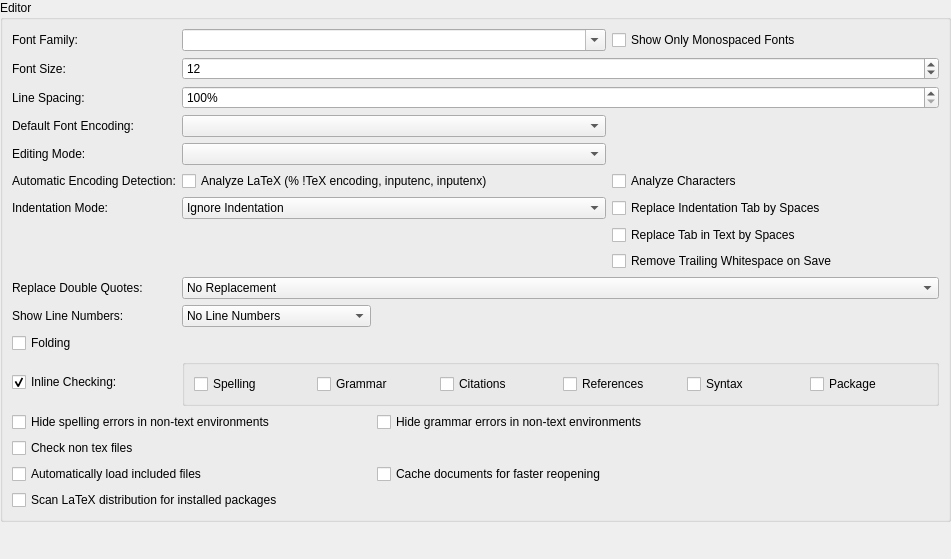
             <widget class="QWidget" name="scrollAreaWidgetContents_1">
              <property name="geometry">
               <rect>
                <x>0</x>
                <y>0</y>
                <width>951</width>
                <height>559</height>
               </rect>
              </property>
              <layout class="QGridLayout">
               <property name="leftMargin">
                <number>0</number>
               </property>
               <property name="topMargin">
                <number>0</number>
               </property>
               <property name="rightMargin">
                <number>0</number>
               </property>
               <property name="bottomMargin">
                <number>0</number>
               </property>
               <property name="spacing">
                <number>6</number>
               </property>
               <item row="3" column="0">
                <spacer name="verticalSpacer_5">
                 <property name="orientation">
                  <enum>Qt::Orientation::Vertical</enum>
                 </property>
                 <property name="sizeHint" stdset="0">
                  <size>
                   <width>20</width>
                   <height>40</height>
                  </size>
                 </property>
                </spacer>
               </item>
               <item row="1" column="0">
                <widget class="QGroupBox" name="groupBox_3">
                 <property name="title">
                  <string>Editor</string>
                 </property>
                 <layout class="QGridLayout">
                  <item row="13" column="0">
                   <widget class="QCheckBox" name="checkBoxRealTimeCheck">
                    <property name="sizePolicy">
                     <sizepolicy hsizetype="Preferred" vsizetype="Fixed">
                      <horstretch>0</horstretch>
                      <verstretch>0</verstretch>
                     </sizepolicy>
                    </property>
                    <property name="text">
                     <string>Inline Checking:</string>
                    </property>
                    <property name="checked">
                     <bool>true</bool>
                    </property>
                   </widget>
                  </item>
                  <item row="11" column="0">
                   <widget class="QLabel" name="label_33">
                    <property name="text">
                     <string>Show Line Numbers:</string>
                    </property>
                   </widget>
                  </item>
                  <item row="11" column="1">
                   <widget class="QComboBox" name="comboboxLineNumbers">
                    <item>
                     <property name="text">
                      <string>No Line Numbers</string>
                     </property>
                    </item>
                    <item>
                     <property name="text">
                      <string>All Line Numbers</string>
                     </property>
                    </item>
                    <item>
                     <property name="text">
                      <string>Only Important Line Numbers</string>
                     </property>
                    </item>
                   </widget>
                  </item>
                  <item row="15" column="0" colspan="2">
                   <widget class="QCheckBox" name="checkBoxInlineCheckNonTeXFiles">
                    <property name="text">
                     <string>Check non tex files</string>
                    </property>
                    <property name="advancedOption" stdset="0">
                     <bool>true</bool>
                    </property>
                   </widget>
                  </item>
                  <item row="17" column="0" colspan="2">
                   <widget class="QCheckBox" name="checkBoxScanInstalledLatexPackages">
                    <property name="text">
                     <string>Scan LaTeX distribution for installed packages</string>
                    </property>
                    <property name="advancedOption" stdset="0">
                     <bool>true</bool>
                    </property>
                   </widget>
                  </item>
                  <item row="12" column="0" colspan="4">
                   <widget class="QCheckBox" name="checkBoxFolding">
                    <property name="text">
                     <string>Folding</string>
                    </property>
                   </widget>
                  </item>
                  <item row="7" column="3" colspan="2">
                   <widget class="QCheckBox" name="checkBoxReplaceIndentTabByWhitespace">
                    <property name="text">
                     <string>Replace Indentation Tab by Spaces</string>
                    </property>
                   </widget>
                  </item>
                  <item row="0" column="0">
                   <widget class="QLabel" name="labelFamily">
                    <property name="text">
                     <string>Font Family:</string>
                    </property>
                   </widget>
                  </item>
                  <item row="10" column="0">
                   <widget class="QLabel" name="label_39">
                    <property name="text">
                     <string>Replace Double Quotes:</string>
                    </property>
                   </widget>
                  </item>
                  <item row="3" column="0">
                   <widget class="QLabel" name="labelEncoding">
                    <property name="sizePolicy">
                     <sizepolicy hsizetype="Minimum" vsizetype="Preferred">
                      <horstretch>0</horstretch>
                      <verstretch>0</verstretch>
                     </sizepolicy>
                    </property>
                    <property name="text">
                     <string>Default Font Encoding:</string>
                    </property>
                   </widget>
                  </item>
                  <item row="7" column="0">
                   <widget class="QLabel" name="label_30">
                    <property name="text">
                     <string>Indentation Mode:</string>
                    </property>
                   </widget>
                  </item>
                  <item row="5" column="0">
                   <widget class="QLabel" name="label_65">
                    <property name="text">
                     <string>Automatic Encoding Detection:</string>
                    </property>
                   </widget>
                  </item>
                  <item row="3" column="1" colspan="2">
                   <widget class="QComboBox" name="comboBoxEncoding"/>
                  </item>
                  <item row="4" column="0">
                   <widget class="QLabel" name="labelEditorMode">
                    <property name="text">
                     <string>Editing Mode:</string>
                    </property>
                   </widget>
                  </item>
                  <item row="4" column="1" colspan="2">
                   <widget class="QComboBox" name="comboBoxEditorMode"/>
                  </item>
                  <item row="5" column="1" colspan="2">
                   <widget class="QCheckBox" name="checkBoxAutoDetectEncodingFromLatex">
                    <property name="text">
                     <string>Analyze LaTeX (% !TeX encoding, inputenc, inputenx)</string>
                    </property>
                   </widget>
                  </item>
                  <item row="5" column="3" colspan="2">
                   <widget class="QCheckBox" name="checkBoxAutoDetectEncodingFromChars">
                    <property name="toolTip">
                     <string>can only decide between utf16/utf-8 and ISO 8859-1 !</string>
                    </property>
                    <property name="text">
                     <string>Analyze Characters</string>
                    </property>
                   </widget>
                  </item>
                  <item row="0" column="1" colspan="2">
                   <widget class="QComboBox" name="comboBoxFont">
                    <property name="editable">
                     <bool>true</bool>
                    </property>
                   </widget>
                  </item>
                  <item row="1" column="1" colspan="4">
                   <widget class="QSpinBox" name="spinBoxSize">
                    <property name="minimum">
                     <number>1</number>
                    </property>
                    <property name="value">
                     <number>12</number>
                    </property>
                   </widget>
                  </item>
                  <item row="2" column="1" colspan="4">
                   <widget class="QSpinBox" name="spinBoxLineSpacingPercent">
                    <property name="suffix">
                     <string>%</string>
                    </property>
                    <property name="minimum">
                     <number>100</number>
                    </property>
                    <property name="maximum">
                     <number>500</number>
                    </property>
                    <property name="singleStep">
                     <number>10</number>
                    </property>
                    <property name="advancedOption" stdset="0">
                     <bool>true</bool>
                    </property>
                   </widget>
                  </item>
                  <item row="1" column="0">
                   <widget class="QLabel" name="labelSize">
                    <property name="text">
                     <string>Font Size:</string>
                    </property>
                   </widget>
                  </item>
                  <item row="2" column="0">
                   <widget class="QLabel" name="label_2">
                    <property name="text">
                     <string>Line Spacing:</string>
                    </property>
                    <property name="advancedOption" stdset="0">
                     <bool>true</bool>
                    </property>
                   </widget>
                  </item>
                  <item row="10" column="1" colspan="4">
                   <widget class="QComboBox" name="comboBoxReplaceQuotes">
                    <item>
                     <property name="text">
                      <string>No Replacement</string>
                     </property>
                    </item>
                    <item>
                     <property name="text">
                      <string>English Quotes:  `` ''</string>
                     </property>
                    </item>
                    <item>
                     <property name="text">
                      <string>French Quotes:  &quot;&lt; &quot;&gt;</string>
                     </property>
                    </item>
                    <item>
                     <property name="text">
                      <string>German Quotes:  &quot;` &quot;'</string>
                     </property>
                    </item>
                    <item>
                     <property name="text">
                      <string>French Quotes (babel): \og{} \fg{}</string>
                     </property>
                    </item>
                    <item>
                     <property name="text">
                      <string>Reverse French Quotes: &quot;&gt; &quot;&lt;</string>
                     </property>
                    </item>
                    <item>
                     <property name="text">
                      <string>Package csquotes: \enquote{  }</string>
                     </property>
                    </item>
                    <item>
                     <property name="text">
                      <string>English Quotes (unicode): “ ”</string>
                     </property>
                    </item>
                    <item>
                     <property name="text">
                      <string>Polish Quotes: ,, ''</string>
                     </property>
                    </item>
                    <item>
                     <property name="text">
                      <string>Polish Quotes (unicode): „ ”</string>
                     </property>
                    </item>
                   </widget>
                  </item>
                  <item row="0" column="3" colspan="2">
                   <widget class="QCheckBox" name="checkBoxShowOnlyMonospacedFonts">
                    <property name="text">
                     <string>Show Only Monospaced Fonts</string>
                    </property>
                   </widget>
                  </item>
                  <item row="7" column="1" colspan="2">
                   <widget class="QComboBox" name="comboBoxAutoIndent">
                    <property name="advancedOption" stdset="0">
                     <bool>false</bool>
                    </property>
                    <item>
                     <property name="text">
                      <string>Ignore Indentation</string>
                     </property>
                    </item>
                    <item>
                     <property name="text">
                      <string>Keep Indentation</string>
                     </property>
                    </item>
                    <item>
                     <property name="text">
                      <string>Indent and Unindent Automatically</string>
                     </property>
                    </item>
                   </widget>
                  </item>
                  <item row="13" column="1" colspan="4">
                   <widget class="QGroupBox" name="groupBoxInlineChecking">
                    <property name="sizePolicy">
                     <sizepolicy hsizetype="Expanding" vsizetype="Preferred">
                      <horstretch>0</horstretch>
                      <verstretch>0</verstretch>
                     </sizepolicy>
                    </property>
                    <property name="title">
                     <string/>
                    </property>
                    <layout class="QHBoxLayout" name="horizontalLayout_4">
                     <item>
                      <widget class="QCheckBox" name="checkBoxInlineSpellCheck">
                       <property name="text">
                        <string>Spelling</string>
                       </property>
                      </widget>
                     </item>
                     <item>
                      <widget class="QCheckBox" name="checkBoxInlineGrammarCheck">
                       <property name="text">
                        <string>Grammar</string>
                       </property>
                      </widget>
                     </item>
                     <item>
                      <widget class="QCheckBox" name="checkBoxInlineCitationCheck">
                       <property name="text">
                        <string>Citations</string>
                       </property>
                      </widget>
                     </item>
                     <item>
                      <widget class="QCheckBox" name="checkBoxInlineReferenceCheck">
                       <property name="text">
                        <string>References</string>
                       </property>
                      </widget>
                     </item>
                     <item>
                      <widget class="QCheckBox" name="checkBoxInlineSyntaxCheck">
                       <property name="text">
                        <string>Syntax</string>
                       </property>
                      </widget>
                     </item>
                     <item>
                      <widget class="QCheckBox" name="checkBoxInlinePackageCheck">
                       <property name="text">
                        <string>Package</string>
                       </property>
                      </widget>
                     </item>
                    </layout>
                   </widget>
                  </item>
                  <item row="8" column="3" colspan="2">
                   <widget class="QCheckBox" name="checkBoxReplaceTextTabByWhitespace">
                    <property name="text">
                     <string>Replace Tab in Text by Spaces</string>
                    </property>
                   </widget>
                  </item>
                  <item row="14" column="2" colspan="3">
                   <widget class="QCheckBox" name="checkBoxHideGrammarErrorsInNonText">
                    <property name="text">
                     <string>Hide grammar errors in non-text environments</string>
                    </property>
                    <property name="advancedOption" stdset="0">
                     <bool>true</bool>
                    </property>
                   </widget>
                  </item>
                  <item row="14" column="0" colspan="2">
                   <widget class="QCheckBox" name="checkBoxHideSpellingErrorsInNonText">
                    <property name="text">
                     <string>Hide spelling errors in non-text environments</string>
                    </property>
                    <property name="advancedOption" stdset="0">
                     <bool>true</bool>
                    </property>
                   </widget>
                  </item>
                  <item row="9" column="3" colspan="2">
                   <widget class="QCheckBox" name="checkboxRemoveTrailingWsOnSave">
                    <property name="text">
                     <string>Remove Trailing Whitespace on Save</string>
                    </property>
                   </widget>
                  </item>
                  <item row="16" column="0" colspan="2">
                   <widget class="QCheckBox" name="checkBoxAutoLoad">
                    <property name="text">
                     <string>Automatically load included files</string>
                    </property>
                    <property name="advancedOption" stdset="0">
                     <bool>true</bool>
                    </property>
                   </widget>
                  </item>
                  <item row="16" column="2">
                   <widget class="QCheckBox" name="checkBoxUseCache">
                    <property name="text">
                     <string>Cache documents for faster reopening</string>
                    </property>
                    <property name="advancedOption" stdset="0">
                     <bool>true</bool>
                    </property>
                   </widget>
                  </item>
                 </layout>
                </widget>
               </item>
              </layout>
             </widget>
